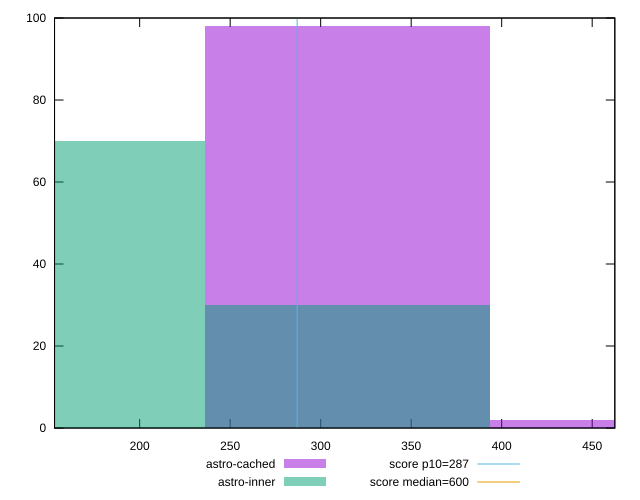

Here is the gnuplot script that generated this plot:
reset

$astroCached <<EOF
314.9100367997952 98
472.3650551996928 2
EOF

$astroInner <<EOF
157.4550183998976 70
314.9100367997952 30
EOF

set key outside below
set boxwidth 157.4550183998976
set xrange [152.97649999999976:462.5]
set yrange [0:100]
set trange [0:100]
set style fill transparent solid 0.5 noborder

set parametric
set terminal svg size 640, 500 enhanced background rgb 'white'
set output "reports/report_00033_2021-03-01T14-23-16.841Z/total-blocking-time/comparison/histogram/1_vs_2.svg"

plot $astroCached title "astro-cached" with boxes, \
     $astroInner title "astro-inner" with boxes, \
     287,t title "score p10=287", \
     600,t title "score median=600"

reset
